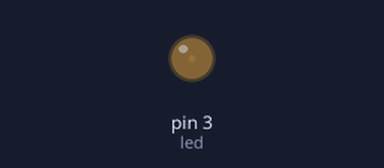
Bench run of a sketch on a simulated Arduino Uno, built with avr-gcc and run on an emulated ATmega328P. Shown: output pins drawn as LEDs (lit = HIGH).

Above: at 0.05 s.
At 0.95 s:
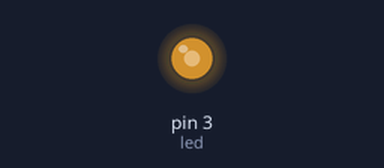
At 1.4 s:
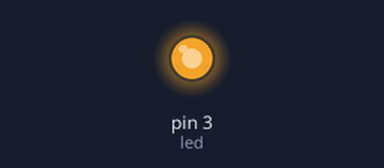
At 2.75 s:
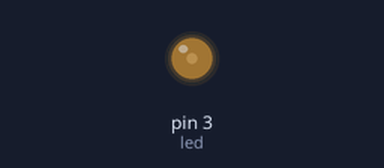
Timing chart, 0 to 7.0 s (numbered marks = the images above):
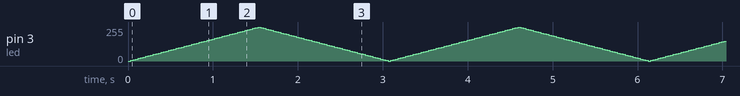

The sketch:

PWM_pitch_width_modulation.ino
```cpp
int fadeAmount = 5;
int brightness = 0;
int led = 3;

void setup ()
{
  pinMode(led,OUTPUT);
}
void loop()
{
  analogWrite(led, brightness);

  brightness = brightness + fadeAmount;

  if (brightness == 0 || brightness == 255) {
    fadeAmount = (-fadeAmount);
  }
   delay(30);
}
```
